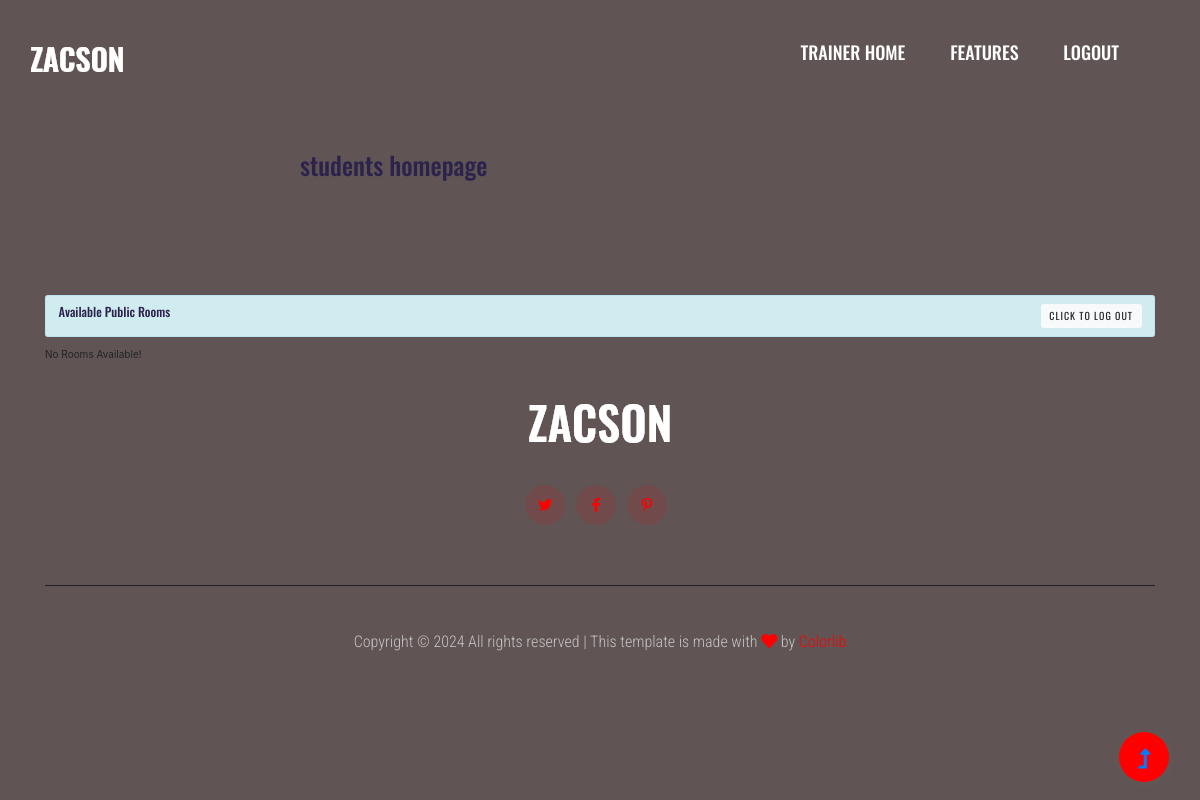
The page /gym-students/students-homepage/ (signed in) on the database as committed earlier.
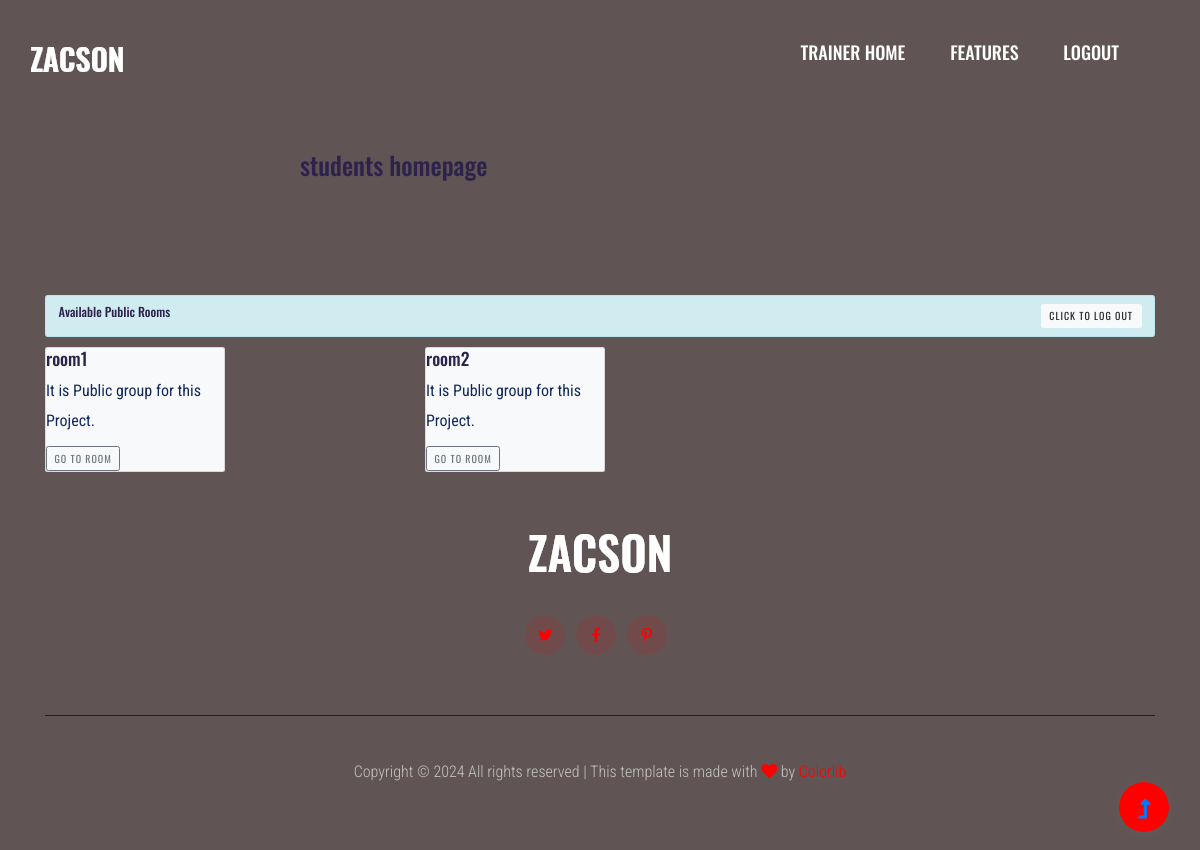
The same page on the database as committed later.
### gym_students/models.py (models this page shows, shortened)
class Room(models.Model):
    name = models.CharField(max_length=20)
    slug = models.SlugField(max_length=100)

### gym_students/views.py (the view)
# urls.py: path("students-homepage/",views.students_homepage,name='students_homepage'),
def students_homepage(request):
    rooms=Room.objects.all()
    return render(request, "students-index.html",{"rooms":rooms})

### gym_students/templates/students-index.html (shortened to what this page needs)
{% extends 'base.html' %}
{% load static %}
{% block content %}
<section style="margin: 100px;margin-top: 150px;margin-inline: 300px;">
    <h1>students homepage</h1>
</section>
<br>
{% if user.is_authenticated %}
  <div class="container">
    <div class="alert alert-info d-flex justify-content-between" role="alert">
        <h5>Available Public Rooms</h5>
        <a href="/accounts/logout/">
          <button type="button" class="btn btn-light">Click to Log Out</button>
        </a>
      </div>
      {% if rooms %}
        <div class="row equal">
            {% for room in rooms %}
            <div class="col-sm-4 d-flex pb-3">
                <div class="card bg-light mb-3" style="max-width: 18rem;">
                    <div class="card-block">
                        <h3 class="card-title">{{room.name}}</h3>
                        <p class="card-text">It is Public group for this Project.</p>
                        <a href="{% url 'room' room.slug %}" class="btn btn-outline-secondary">Go to Room</a>
                    </div>
                </div>
            </div>
            {% endfor %}
        </div>
    {% else %}
            No Rooms Available!
    {% endif %}
</div>
{% endif %}
<br/>
{% endblock %}

Rows that differ between the two databases and show on the page:
added Room: name "room1"
added Room: name "room2"
Other text that changed with them:
text no longer shown: "No Rooms Available!"
